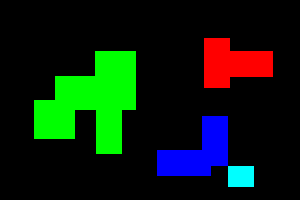

Source code (Python):
import cv2
import numpy as np
import matplotlib.pyplot as plt

# Read image
img = cv2.imread("seg.png").astype(np.float32)
H, W, C = img.shape

label = np.zeros((H, W), dtype=np.int)
label[img[..., 0]>0] = 1

LUT = [0 for _ in range(H*W)]

n = 1

for y in range(H):
    for x in range(W):
        if label[y, x] == 0:
            continue
        c3 = label[max(y-1,0), x]
        c5 = label[y, max(x-1,0)]
        if c3 < 2 and c5 < 2:
            n += 1
            label[y, x] = n
        else:
            _vs = [c3, c5]
            vs = [a for a in _vs if a > 1]
            v = min(vs)
            label[y, x] = v
            
            minv = v
            for _v in vs:
                if LUT[_v] != 0:
                    minv = min(minv, LUT[_v])
            for _v in vs:
                LUT[_v] = minv
                
count = 1

for l in range(2, n+1):
    flag = True
    for i in range(n+1):
        if LUT[i] == l:
            if flag:
                count += 1
                flag = False
            LUT[i] = count

COLORS = [[0, 0, 255], [0, 255, 0], [255, 0, 0], [255, 255, 0]]
out = np.zeros((H, W, C), dtype=np.uint8)

for i, lut in enumerate(LUT[2:]):
    out[label == (i+2)] = COLORS[lut-2]
    
# Save result
cv2.imwrite("out.png", out)
cv2.imshow("result", out)
cv2.waitKey(0)
cv2.destroyAllWindows()
